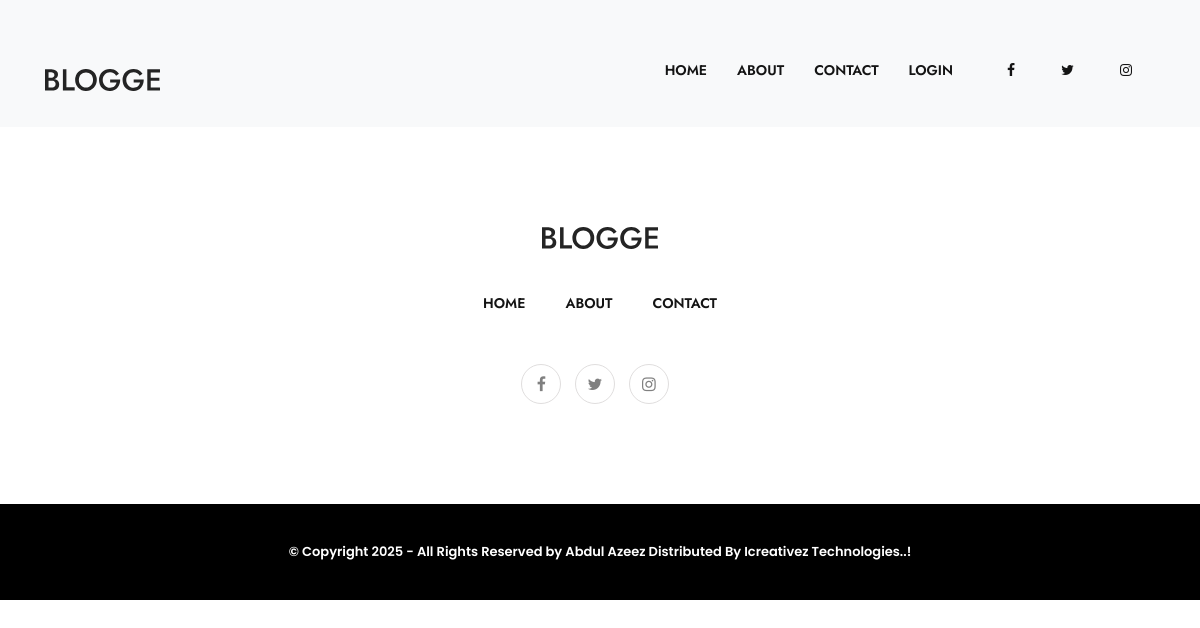
Page /category.php?cat_id=3&cate_name=Science on the earlier database version.
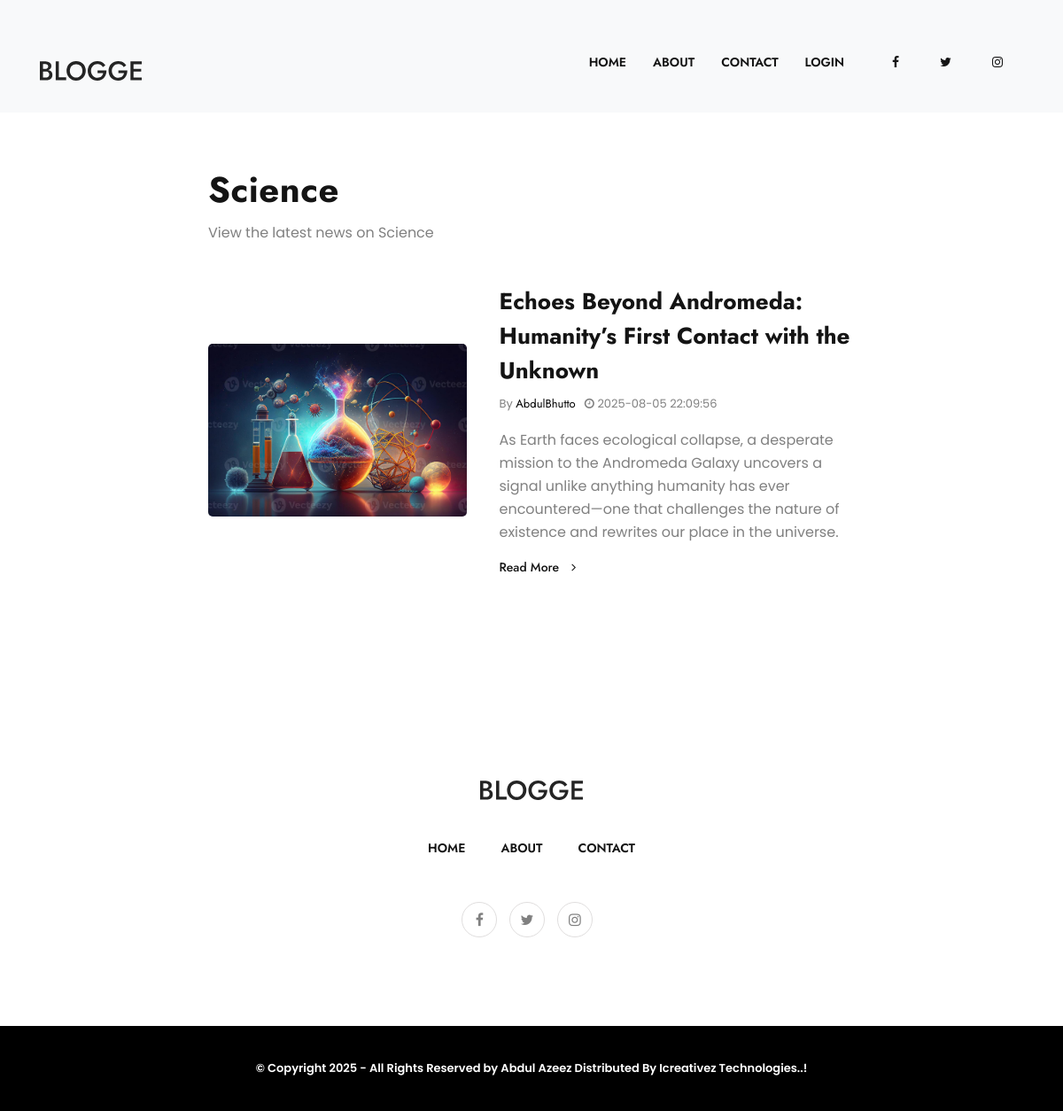
Same page on the later database version.
### tables this page shows
CREATE TABLE `post` (
  `post_id` int(11) NOT NULL AUTO_INCREMENT,
  `cat_id` int(11) DEFAULT NULL,
  `user_id` int(11) DEFAULT NULL,
  `post_title` varchar(250) DEFAULT NULL,
  `post_summary` varchar(500) DEFAULT NULL,
  `post_description` text DEFAULT NULL,
  `featured_image` varchar(500) DEFAULT NULL,
  `post_status` enum('active','inactive') DEFAULT 'inactive',
  `created_at` timestamp NOT NULL DEFAULT current_timestamp() ON UPDATE current_timestamp(),
  `updated_at` time DEFAULT NULL,
  PRIMARY KEY (`post_id`),
  KEY `cat_id` (`cat_id`),
  KEY `user_id` (`user_id`),
  CONSTRAINT `post_ibfk_3` FOREIGN KEY (`cat_id`) REFERENCES `post_category` (`cat_id`) ON DELETE CASCADE ON UPDATE CASCADE,
  CONSTRAINT `post_ibfk_4` FOREIGN KEY (`user_id`) REFERENCES `users` (`user_id`) ON DELETE CASCADE ON UPDATE CASCADE
);

CREATE TABLE `users` (
  `user_id` int(11) NOT NULL AUTO_INCREMENT,
  `first_name` varchar(250) DEFAULT NULL,
  `middle_name` varchar(250) DEFAULT NULL,
  `last_name` varchar(250) DEFAULT NULL,
  `email` varchar(250) DEFAULT NULL,
  `password` varchar(250) DEFAULT NULL,
  `gender` enum('male','female') DEFAULT NULL,
  `date_of_birth` varchar(250) DEFAULT NULL,
  `image_path` varchar(250) DEFAULT NULL,
  `address` varchar(1000) DEFAULT NULL,
  `contact_no` varchar(250) DEFAULT NULL,
  `created_at` timestamp NOT NULL DEFAULT current_timestamp() ON UPDATE current_timestamp(),
  `updated_at` varchar(250) DEFAULT NULL,
  `role_id` int(11) DEFAULT 2,
  PRIMARY KEY (`user_id`),
  KEY `role_id` (`role_id`),
  CONSTRAINT `users_ibfk_1` FOREIGN KEY (`role_id`) REFERENCES `roles` (`role_id`) ON DELETE CASCADE ON UPDATE CASCADE
);

### category.php (the view)
<?php
require_once("require/database_connection.php");
include("includes/header.php");
include("includes/nav_bar.php");
if(isset($_GET['cat_id'])){
    $query = "SELECT
        p.post_id,
        p.post_title,
        p.post_description,
        p.featured_image,
        p.created_at,
        p.post_summary,
        p.post_status,
        c.cate_name,
        u.user_id,
        u.first_name,
        u.last_name,
        u.email,
        u.image_path
    FROM post p
    INNER JOIN users u ON p.user_id = u.user_id
    INNER JOIN post_category c ON p.cat_id = c.cat_id
    WHERE p.cat_id = '".$_GET['cat_id']."' AND p.post_status = 'active'";
    $result = mysqli_query($connection, $query);
    if(mysqli_num_rows($result) > 0){
        ?>
           <section class="blog">
                    <div class="container">
                        <div class="row">
                        <div class="col-lg-8 mx-auto">
                            <div class="blog-section-title">
                            <h2><?php echo $_GET['cate_name']??""?></h2>
                            <p>View the latest news on <?php echo $_GET['cate_name']??""?></p>
                            </div>
        <?php
        while ($row = mysqli_fetch_assoc($result)){
            ?>
                            <article class="blog-post">
                            <div class="blog-post-thumb">
                                <img src="<?php echo $row['featured_image']??""?>" alt="blog-thum" />
                            </div>
                            <div class="blog-post-content">
                                <div class="blog-post-title">
                                <a href="single_blog.php?post_id=<?php echo $row['post_id']??""?>"><?php echo $row['post_title']??""?></a>
                                </div>
                                <div class="blog-post-meta">
                                <ul>
                                    <li>By <a href="about.php?user_id=<?php echo $row['user_id']?>"><?php echo $row['first_name'].$row['last_name']??""?></a></li>
                                    <li>
                                    <i class="fa fa-clock-o"></i>
                                    <?php echo $row['created_at']??""?>
                                    </li>
                                </ul>
                                </div>
                                <p>
                                <?echo $row['post_description']?>
                                </p>
                                <a href="single_blog.php?post_id=<?php echo $row['post_id']??""?>" class="blog-post-action">read more <i class="fa fa-angle-right"></i></a>
                            </div>
                            </article>
            <?php
        }
    }
}
?>
                        </div>
                        </div>
                    </div>
        </section>
<?php
include("includes/footer.php");
?>

Differences in the rows shown:
added post: featured_image (picture), post_title "Echoes Beyond Andromeda: Humanity’s First Contact with the Unknown", user.last_name "AbdulBhutto", created_at "2025-08-05 22:09:56", post_description "As Earth faces ecological collapse, a desperate mission to the Andromeda Galaxy uncovers a signal unlike anything humanity has ever encountered—one that challenges the nature of existence and rewrites our place in the universe."
Other differences:
$_GET['cate_name']: (not shown) → "Science"
text now shown: "View the latest news on"
